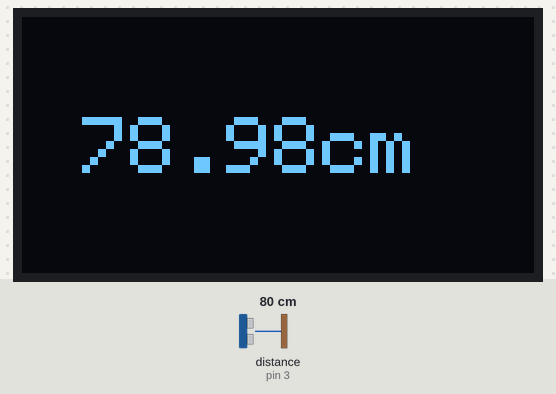
The sketch below on a simulated Arduino Uno, built with avr-gcc and run on an emulated ATmega328P. Shown: 128×64 one-colour display. Wiring (inferred from the names in the program): ultrasonic range finder: trigger pin 2; echo pin 3. The test bench sets the inputs (shaded band); at power-on: distance to the obstacle (sensor on pin 3) 80 cm. The echo pulse lasts 58.3 µs per cm; what the sketch prints to the serial monitor is not drawn.

Above: at 1.3 s.
1.4 s: distance to the obstacle (sensor on pin 3) set to 9 cm
At 1.9 s:
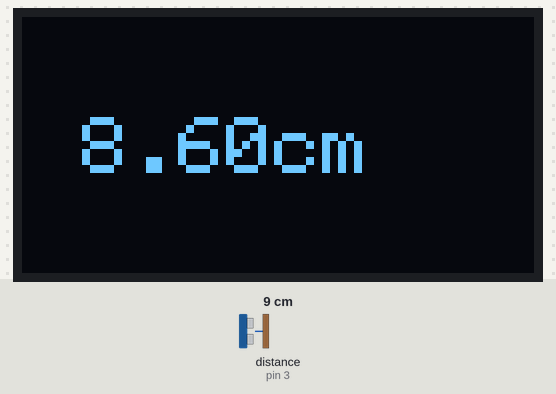
4.2 s: distance to the obstacle (sensor on pin 3) set to 299 cm
At 5.7 s:
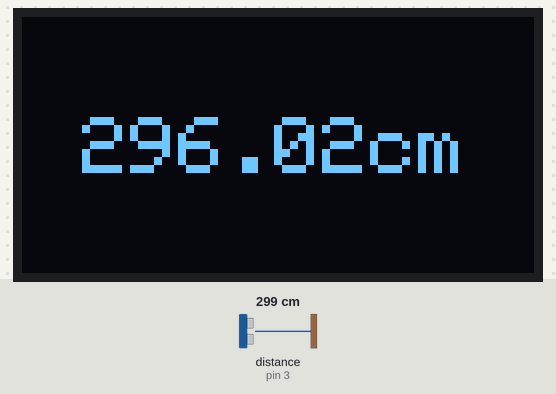
6.3 s: distance to the obstacle (sensor on pin 3) set to 4 cm
At 7.8 s:
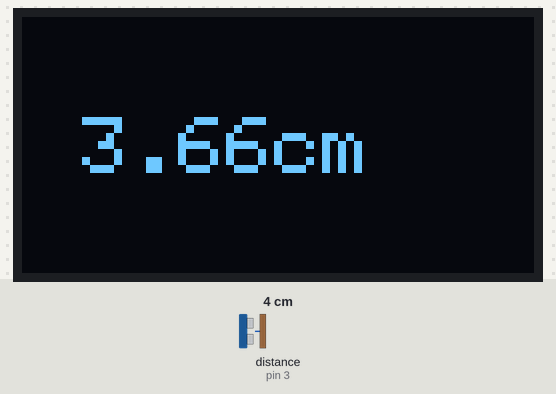
Timing chart, 0 to 9.3 s (numbered marks = the images above; inputs shaded):
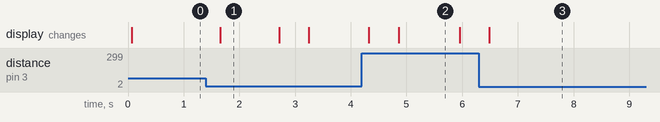

The sketch:

ultraSonicSensor_distance.ino
```cpp
#include <Adafruit_SSD1306.h>
#include <Wire.h>

#define trigPin 2
#define echoPin 3
Adafruit_SSD1306 display(128, 64, &Wire, -1);

// 1 sec = 1000000 microseconds
double s = (340 * 100) / 1000000;

void setup()
{
  pinMode(trigPin, OUTPUT);
  pinMode(echoPin, INPUT);

  if (!display.begin(SSD1306_SWITCHCAPVCC, 0x3C))
  {
    Serial.println(F("SSD1306 allocation failed"));
    for (;;);
  }

  Serial.begin(9600);
}

void loop()
{
  digitalWrite(trigPin, LOW);
  delayMicroseconds(2);

  digitalWrite(trigPin, HIGH);
  delayMicroseconds(10);
  digitalWrite(trigPin, LOW);

  double t = pulseIn(echoPin, HIGH);
  double d = 0.034 * t / 2;

  display.clearDisplay();
  display.setTextSize(2);
  display.setTextColor(WHITE);
  display.setCursor(15, 25);
  display.print(d);
  display.write("cm");
  display.display();

  Serial.print("Distance: ");
  Serial.print(d);
  Serial.println("cm");
  delay(500);
}
```

Measured:
- after the input at 1.4 s, the display: changes after 0.26 s (image 1)
- after the input at 4.2 s, the display: first changes after 0.12 s (image 2 shows a later state)
- after the input at 6.3 s, the display: changes after 0.18 s (image 3)
- what the display in image 1 shows lasts 1.0 s, from 1.7 s to 2.7 s
